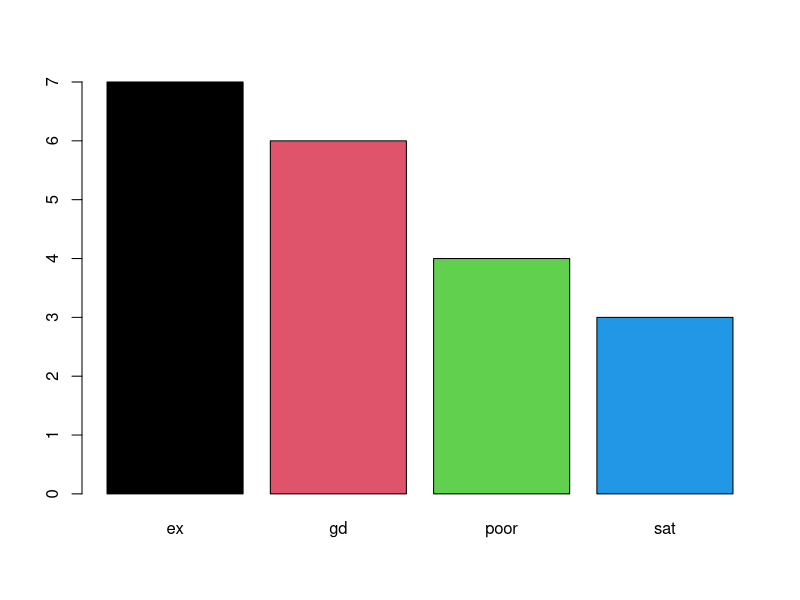
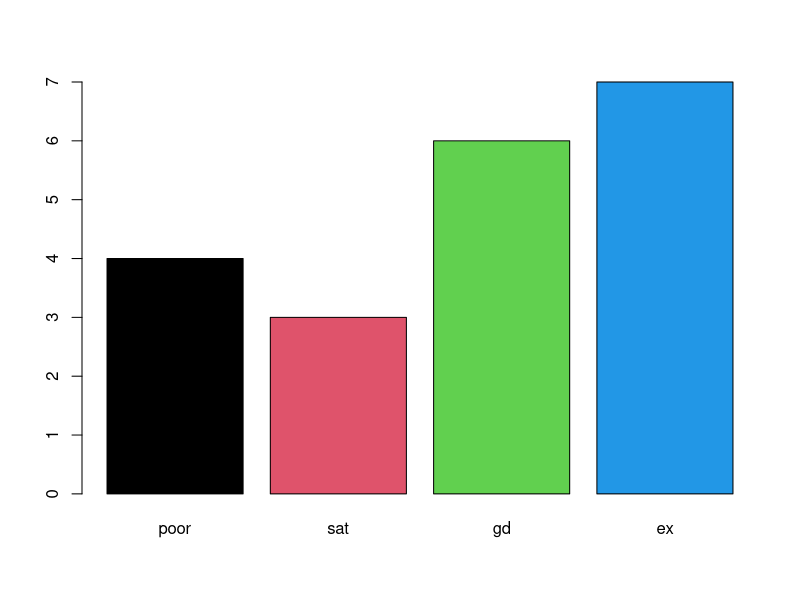

Reproduce these figures in R, in order.
# factor

(gender = sample(c('M','F'),size= 20,replace=T))
summary(gender)
genderF = factor(gender)
summary(genderF)


(likscale = sample(c('ex','gd','sat','poor'),size = 20,replace = T))
summary(likscale)

faclkrt = factor(likscale)
faclkrt
summary(faclkrt)
class(faclkrt)

(likscaleOF =factor(likscale, ordered = T, levels = c('poor','sat','gd','ex'))) # we are giving the order for the scale which is to be printed.
summary(likscaleOF)
likscaleOF

barplot(table(faclkrt),col=1:4)
barplot(table(likscaleOF),col=1:4)

        